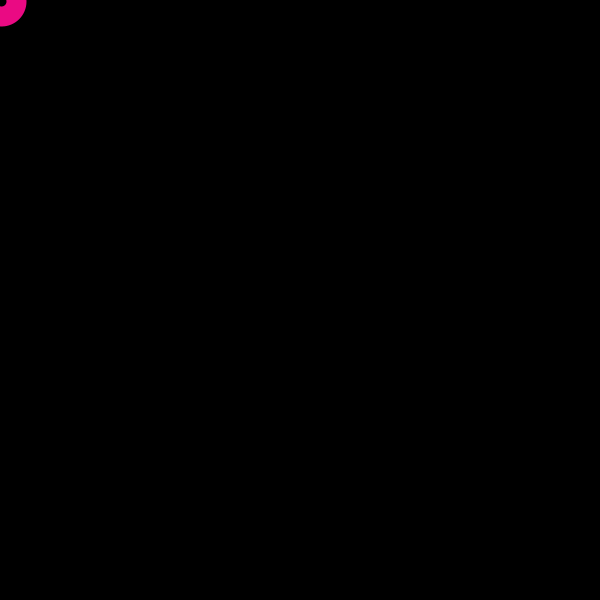
Frame 1 (no input)
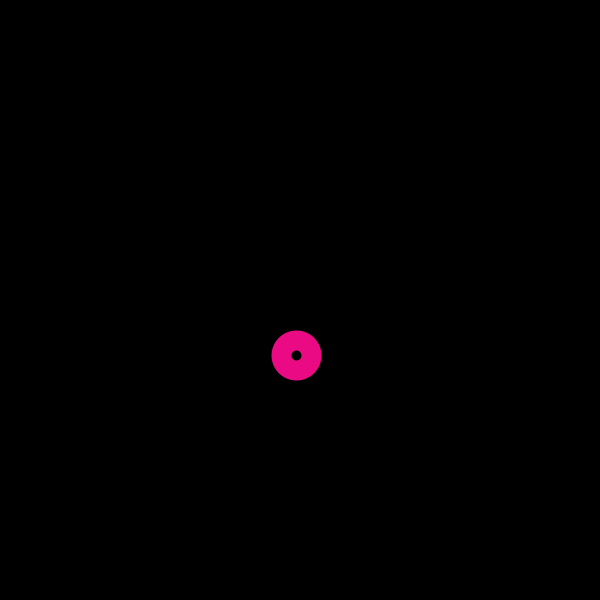
Frame 60 (the mouse pressed at the canvas centre just before this capture)
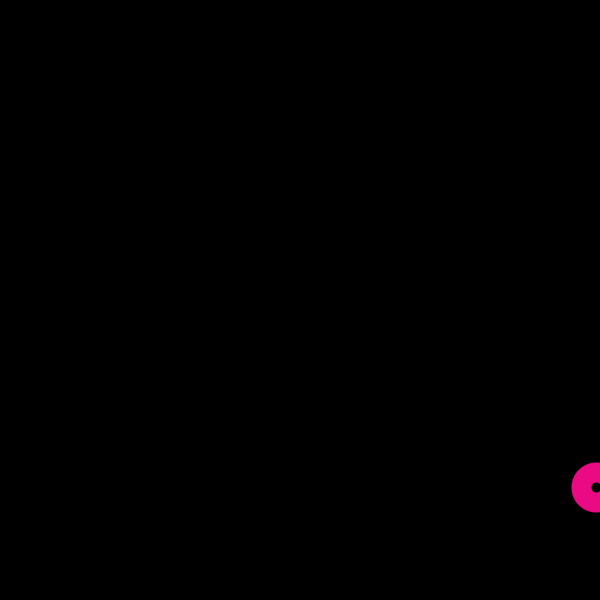
Frame 120 (the mouse held since frame 60 and released just before this capture)

The Processing sketch that drew these frames (run headless with seeded random() and noise(); from frame 60 on, the mouse is pressed at the canvas centre):

// Processing sketch: processing_90369
// ── processing_90369.pde

/*
Alec Shugarman
It's Alive!!!
make a circle that "breathes" using vcariables and for loops.
*/
int xPos = 1;
int yPos = 1;
int xCount = 5 ;
int yCount = 3 ;

void setup(){
//  frameRate(3);
  size(600,600);
  smooth();
}


void draw(){
  background(0);
  noFill();
  stroke(234,10,131);
  strokeWeight(20);
  ellipse(xPos,yPos,30,30);
  xPos = xPos + xCount;   //index x position by 1
  if(xPos >= 600 || xPos <=0){
    xCount = -xCount;       //reverse when you hit the far edge
  }
      yPos = round(yPos + (yCount*2.));   //index x position by 1
  if(yPos >= 600 || yPos <=0){
    yCount = -yCount;       //reverse when you hit the far edge
}
  }
